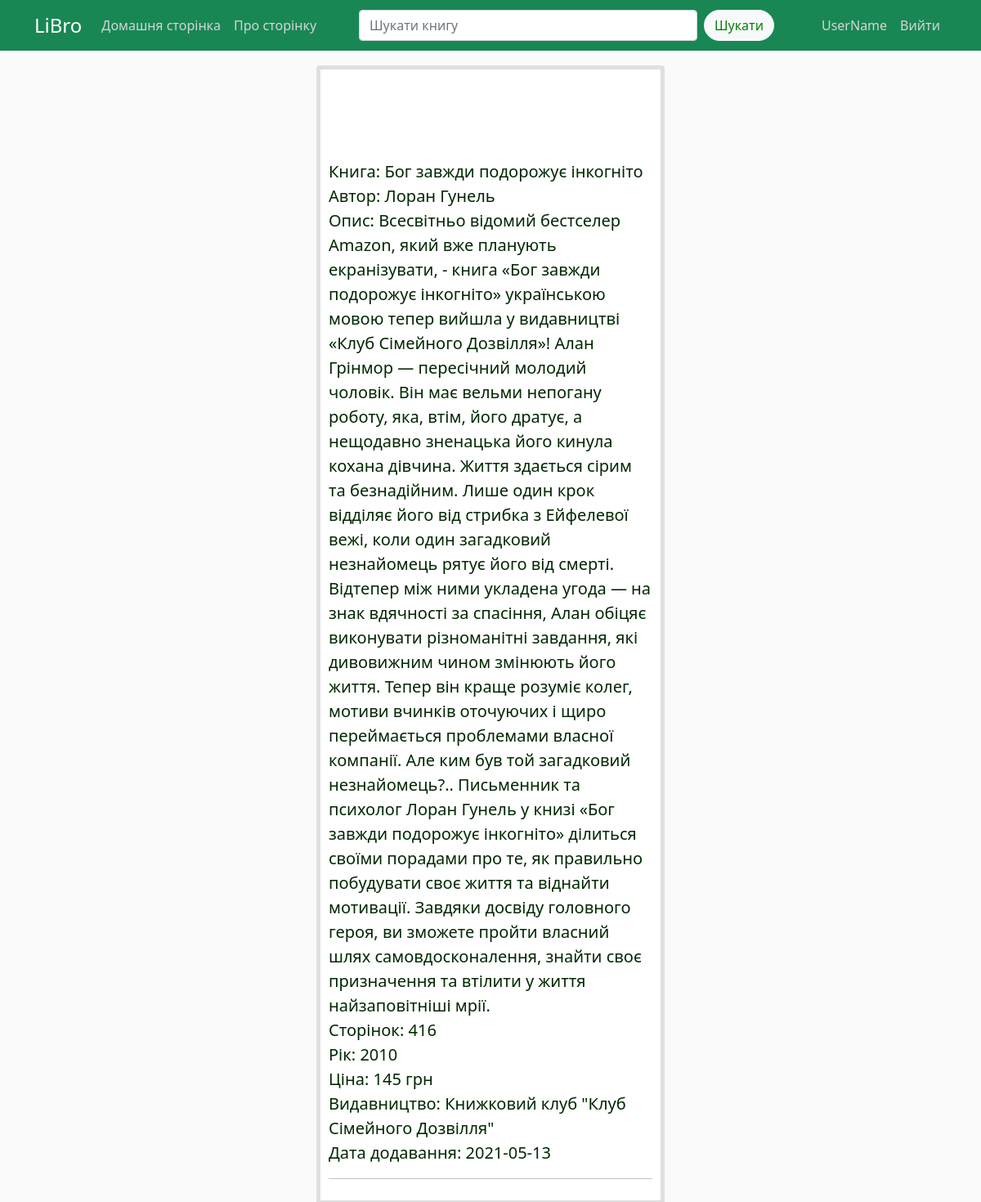
The app's page /book/6 (signed in) with its own data.
### app/models.py (models this page shows)
class User(db.Model, UserMixin):
	id = db.Column(db.Integer, primary_key=True)
	user_login = db.Column(db.String(25), unique=True, nullable=False)
	user_password = db.Column(db.String(25), unique=False, nullable=False)
	user_books = db.relationship('User_books', backref='user', lazy=True)

class Books(db.Model):
	book_id = db.Column(db.Integer, primary_key=True)
	book_name = db.Column(db.String, nullable=False)
	description = db.Column(db.Text)
	page = db.Column(db.Integer)
	year = db.Column(db.Integer)
	publisher_id = db.Column(db.Integer, db.ForeignKey('publishers.publishers_id'))
	categories_id = db.Column(db.Integer, db.ForeignKey('categories.category_id'))
	user_books = db.relationship('User_books', backref='book', lazy=True)

class Authors(db.Model):
	author_id = db.Column(db.Integer, primary_key=True)
	first_name = db.Column(db.String(25), nullable=False)
	second_name = db.Column(db.String(25), nullable=False)
	book = db.relationship('Books', secondary=autor_has_books, backref=db.backref('autor'), lazy='dynamic')

class User_books(db.Model):
	user_book_id = db.Column(db.Integer, primary_key=True)
	price = db.Column(db.Integer)
	data_added = db.Column(db.Date)
	data_readed = db.Column(db.Date)
	rating = db.Column(db.INTEGER)
	rewiew = db.Column(db.Text)
	status_id = db.Column(db.Integer, db.ForeignKey('shelves.shelves_id'))
	user_id = db.Column(db.Integer, db.ForeignKey('user.id'))
	book_id = db.Column(db.Integer, db.ForeignKey('books.book_id'))

class Publishers(db.Model):
	publishers_id = db.Column(db.Integer, primary_key=True)
	publishes_name = db.Column(db.String(50), nullable=False)
	books = db.relationship('Books', backref='publisher', lazy=True)

### app/views.py (the view)
@app.route("/book/<int:user_book_id>")
@login_required
def book(user_book_id):
    book = db.session.query(User, User_books, Books, Publishers, autor_has_books, Authors#об'єднюємо таблиці
            ).filter(
                User_books.user_book_id==user_book_id
            ).filter(
                User_books.user_id==current_user.id
            ).filter(
                User.id==current_user.id
            ).filter(
                Books.book_id==User_books.book_id
            ).filter(
                Publishers.publishers_id==Books.publisher_id
            ).filter(
                Books.book_id==autor_has_books.columns.book_id
            ).filter(
                Authors.author_id==autor_has_books.columns.book_id
            ).first()
    return render_template('book.html', book=book)

### app/models.py (called while the page is built)
@login_manager.user_loader
def load_user(user_id):
    return User.query.get(int(user_id))

### app/templates/book.html
{% extends "layout.html" %}
{% block content %}
	<article class="media content-section" style="margin-top: 100px">
	    <div class="media-body">
	        <div class="article-metadata">
		        <div>Книга: {{ book.Books.book_name }}</div>
		        <div>Автор: {{ book.Authors.first_name }} {{ book.Authors.second_name }}</div>
		        <div>Опис: {{ book.Books.description }}</div>
		        <div>Сторінок: {{ book.Books.page }}</div>
		        <div>Рік: {{ book.Books.year }}</div>
		        <div>Ціна: {{ book.User_books.price }} грн</div>
		        <div>Видавництво: {{ book.Publishers.publishes_name }}</div>
		        <div>Дата додавання: {{ book.User_books.data_added.strftime('%Y-%m-%d') }}</div>
		    </div>
	    </div>
	</article>
	<hr>
{% endblock content %}

### app/templates/layout.html (shortened to what this page needs)
<!DOCTYPE html>
<html>
<head lang="en">
    <link href="https://cdn.jsdelivr.net/npm/bootstrap@5.0.0-beta2/dist/css/bootstrap.min.css" rel="stylesheet">
    <link rel="stylesheet" type="text/css" href="static/css/custom.css">
</head>
<body>
    <header>
      <nav class="navbar navbar-expand-lg navbar-dark bg-success fixed-top">
        <div class="container">
          <a class="navbar-brand fs-4" href="/">LiBro</a>
            <div class="collapse navbar-collapse fs-6" id="navbarNavDropdown">
                <ul class="navbar-nav">
                    <li class="nav-item">
                      <a class="nav-link rounded" aria-current="page" href="{{url_for('home')}}">Домашня сторінка</a>
                    </li>
                    <li class="nav-item">
                      <a class="nav-link rounded" aria-current="page" href="{{url_for('about')}}">Про сторінку</a>
                    </li>
                </ul>
            </div>
              <div class="col-6">
                <form class="d-flex">
                  <input class="form-control me-2" type="search" placeholder="Шукати книгу" aria-label="Search">
                  <button class="btn btn-light rounded-pill" type="submit">Шукати</button>
                </form>
              </div>
            <div class="navbar-nav">
              {% if current_user.is_authenticated %}
                <div class="nav-item nav-link rounded">{{ current_user.user_login }}</div>
                <a class="nav-item nav-link rounded" href="{{ url_for('logout') }}">Вийти</a>
              {% else %}
                <a class="nav-item nav-link rounded" href="{{ url_for('login') }}">Увійти</a>
                <a class="nav-item nav-link rounded" href="{{ url_for('register') }}">Зареєструватись</a>
              {% endif %}
            </div>
        </div>
      </nav>
    </header>
    <main class="container">
        <div class="card border-5 fs-5">
            {% block content %}
            {% endblock %}
        </div>
    </main>
</body>
</html>

### app/static/css/custom.css (style rules this page uses)
body { background: #fafafa; color: #002800; margin-top: 5rem; }
.navbar-nav .nav-link { color: #d4d6d7 !important; }
.btn-light { color: green !important; margin-right: 50px; }
.card { padding: 10px; }
main.container { width: 450px; }

### records on screen
User: user_login "UserName"
Books: Books.book_name "Бог завжди подорожує інкогніто", Books.description "Всесвітньо відомий бестселер Amazon, який вже планують екранізувати, - книга «Бог завжди подорожує інкогніто» українською мовою тепер вийшла у видавництві «Клуб Сімейного Дозвілля»! Алан Грінмор — пересічний молодий чоловік. Він має вельми непогану роботу, яка, втім, його дратує, а нещодавно зненацька його кинула кохана дівчина. Життя здається сірим та безнадійним. Лише один крок відділяє його від стрибка з Ейфелевої вежі, коли один загадковий незнайомець рятує його від смерті. Відтепер між ними укладена угода — на знак вдячності за спасіння, Алан обіцяє виконувати різноманітні завдання, які дивовижним чином змінюють його життя. Тепер він краще розуміє колег, мотиви вчинків оточуючих і щиро…", Books.page "416", Books.year "2010"
Authors: Authors.first_name "Лоран", Authors.second_name "Гунель"
User_books: User_books.price "145", User_books.data_added "2021-05-13"
Publishers: Publishers.publishes_name "Книжковий клуб \"Клуб Сімейного Дозвілля\""
